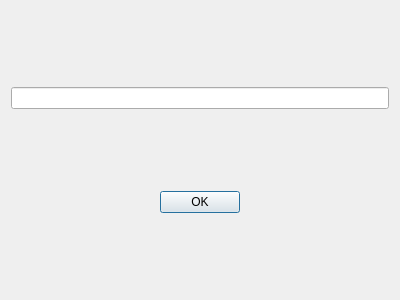
<?xml version="1.0" encoding="UTF-8"?>
<ui version="4.0">
 <class>Ostrzezenie</class>
 <widget class="QDialog" name="Ostrzezenie">
  <property name="geometry">
   <rect>
    <x>0</x>
    <y>0</y>
    <width>400</width>
    <height>300</height>
   </rect>
  </property>
  <property name="sizePolicy">
   <sizepolicy hsizetype="Fixed" vsizetype="Fixed">
    <horstretch>0</horstretch>
    <verstretch>0</verstretch>
   </sizepolicy>
  </property>
  <property name="windowTitle">
   <string>Ostrzeżenie</string>
  </property>
  <layout class="QVBoxLayout" name="verticalLayout">
   <item>
    <layout class="QGridLayout" name="gridLayout">
     <item row="0" column="0">
      <widget class="QLineEdit" name="lineEdit">
       <property name="alignment">
        <set>Qt::AlignCenter</set>
       </property>
       <property name="readOnly">
        <bool>true</bool>
       </property>
      </widget>
     </item>
    </layout>
   </item>
   <item>
    <widget class="QDialogButtonBox" name="buttonBox">
     <property name="orientation">
      <enum>Qt::Horizontal</enum>
     </property>
     <property name="standardButtons">
      <set>QDialogButtonBox::Ok</set>
     </property>
     <property name="centerButtons">
      <bool>true</bool>
     </property>
    </widget>
   </item>
  </layout>
 </widget>
 <resources/>
 <connections>
  <connection>
   <sender>buttonBox</sender>
   <signal>accepted()</signal>
   <receiver>Ostrzezenie</receiver>
   <slot>close()</slot>
   <hints>
    <hint type="sourcelabel">
     <x>193</x>
     <y>280</y>
    </hint>
    <hint type="destinationlabel">
     <x>264</x>
     <y>371</y>
    </hint>
   </hints>
  </connection>
 </connections>
</ui>
